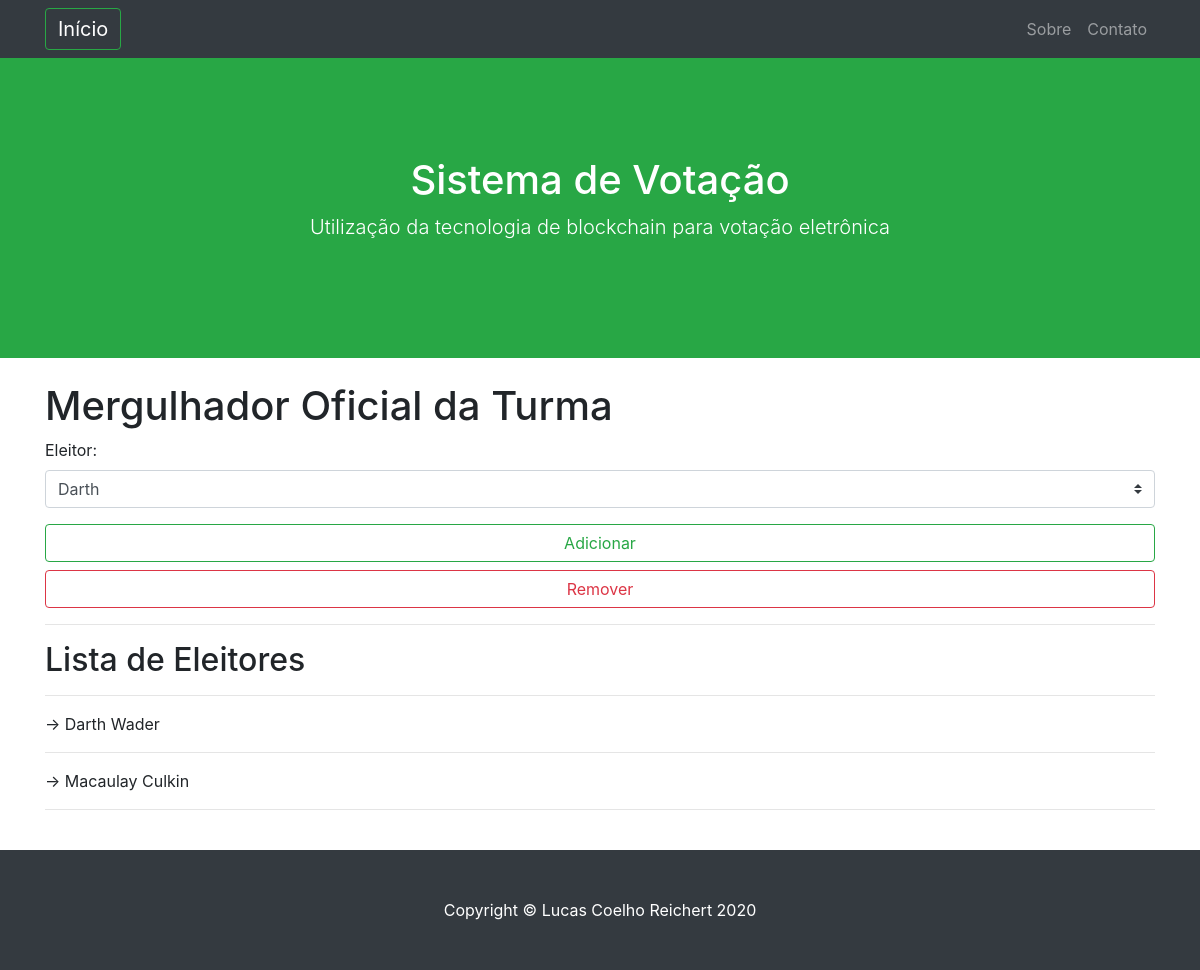
Before: /eleicoes/adicionarEleitores/3 with the older database file.
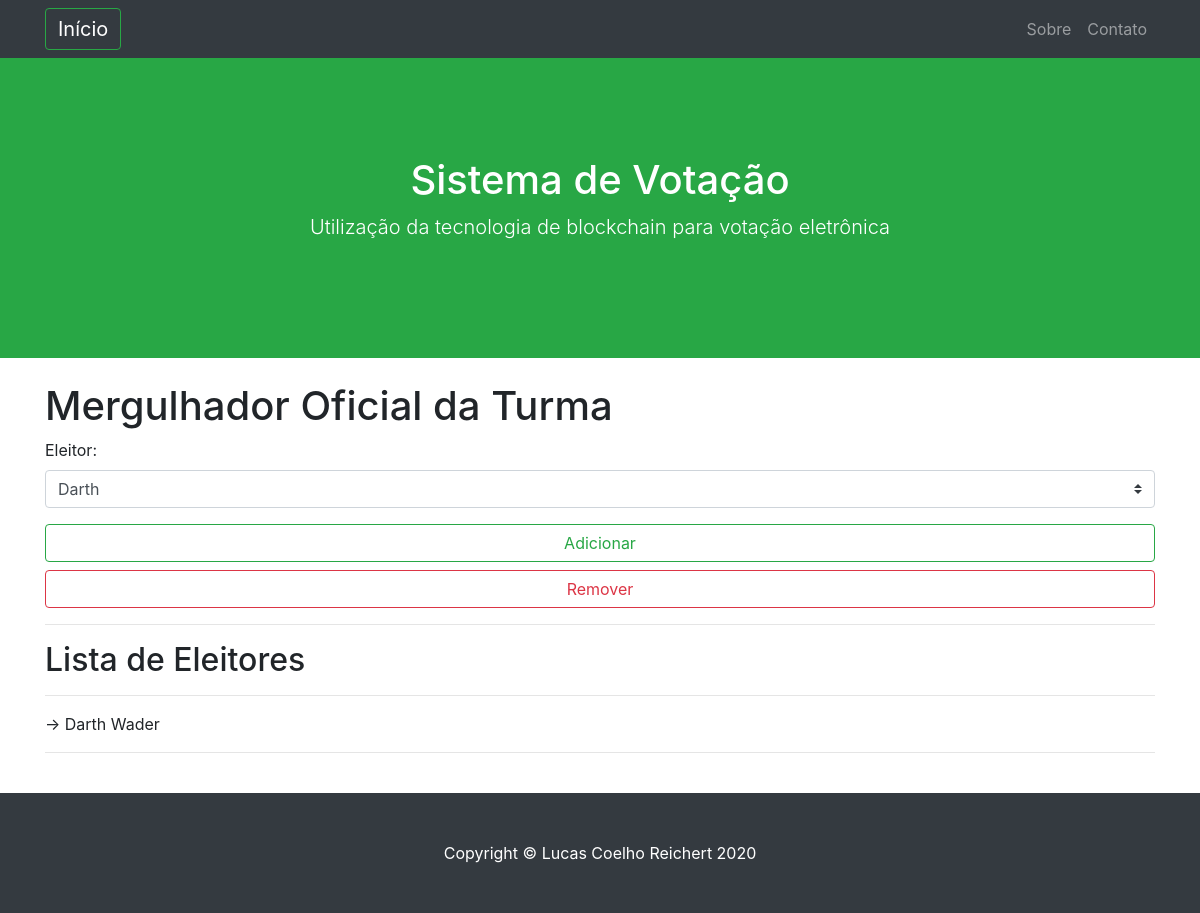
After: the same page with the newer database file.
### eleicoes/models.py (models this page shows, shortened)
class Eleicao_eleitor(models.Model):
    eleicao = models.ForeignKey(Eleicao, on_delete=models.CASCADE, default="") #chave estrangeira da tabela eleicao
    eleitor = models.ForeignKey(Usuario, on_delete=models.CASCADE, default="") #chave estrangeira da tabela usuario

### usuarios/models.py (models this page shows, shortened)
class Usuario(models.Model):
    usuario = models.CharField(max_length=40)
    nome =  models.CharField(max_length=40)
    sobrenome =  models.CharField(max_length=40)
    email = models.EmailField(max_length=100)
    senha = models.CharField(max_length=50)
    foto = models.FileField(upload_to=get_file_path) #chamando a função de definição de nome para nomear o arquivo recebido
    tipo = models.CharField(max_length=20, choices=(("Administrador", _("Administrador")),  #criação do modelo de opções do tipo de usuário
                                        ("Eleitor", _("Eleitor")),
                                        ("Candidato", _("Candidato"))),
                                default="Eleitor") # vai definir Eleitor como a opção default
    curso = models.ForeignKey(Curso, on_delete=models.CASCADE, default="") #chave estrangeira da tabela curso
    def __str__(self):
        return self.nome

### eleicoes/views.py (the view)
# urls.py: url(r'^adicionarEleitores/(?P<pk>[0-9]+)$', views.cadastro_eleicao_eleitores, name='addEleitores'),
def cadastro_eleicao_eleitores(request, pk): #  ligação entre as tabelas eleições e seus respectivos candidatos
    eleicao = get_object_or_404(Eleicao, pk=pk) # criando um objeto de eleicao para ser utilizado na tela de adição de candidatos
    eleicao_eleitores = Eleicao_eleitor.objects.all() # buscando os objetos referentes aos candidatos da eleição objeto de candidatos para ser utilizado na tela de adição de candidatos
    existe=False
    if request.method == 'POST': # se o formulário foi submetido
        form = CadastroFormEleicao_eleitores(request.POST) # Criar o formulário
        if form.is_valid(): # se todos os campos forem inseridos corretamente
            aux = form.save(commit=False)
            aux.eleicao = eleicao # realizando a ligação da tabela eleição com Eleicao_eleitores
            for e_e in eleicao_eleitores: #só permitir um cadastro de cada eleitor
                if e_e.eleitor.pk == aux.eleitor.pk and e_e.eleicao.pk == eleicao.pk : #teste para verificar se já há o registro no banco
                    existe = True; # caso exista, existe vira true
            if request.POST['bt'] == "adicionar":
                print('adicionar')
                if not existe: # realiza o commit apenas se não existir o registro no banco
                    aux.save();
            if request.POST['bt'] == "remover": #caso seja clicado no botão remover, será deletado o registro que contém o respectivo eleitor na respectiva eleição
                print('remover')
                Eleicao_eleitor.objects.filter(eleicao__pk=pk, eleitor=aux.eleitor).delete() #encontrar o respectiva linha na tabela e depois deletar a mesma
            return redirect('addEleitores', pk)
    else:
        form = CadastroFormEleicao_eleitores()
    eleicao_eleitores = Eleicao_eleitor.objects.filter(eleicao__pk=pk)
    context = { # variável utilizada para encaminhar as informações para a tela de cadastro
        'form': form,
        'eleicao': eleicao,
        'eleicao_eleitores': eleicao_eleitores,
    }
    return render(request, 'eleicoes/addEleitores.html', context)

### eleicoes/forms.py
class CadastroFormEleicao_eleitores(forms.ModelForm):
    class Meta:
        model = Eleicao_eleitor #definindo o modelo
        fields = ('eleitor',) # selecionando os campos do modelo que serão utilizados
        widgets = { #estilizando os campos com css e definindo
            'eleitor': forms.Select(attrs={'class': 'custom-select', 'maxlenght': 50}), #select para selecionar o eleitor de outra tabela (a chave estrangeira foi definida no model)
        }
        error_messages = { #pesquisar melhor sobre tipos de erros para deixar mais funcional
            'eleitor': {
                'required': 'O campo sobrenome é obrigatório'
            },
        }

### eleicoes/templates/eleicoes/addEleitores.html
{% extends "base.html" %}
{% load static %}
{% block content %}
    <h1>{{eleicao.nome}}</h1>
    <form method="POST" class="post-form">{% csrf_token %}
        <p>
            <label for='id_eleitor'>Eleitor: </label>{{form.eleitor}}
        </p>
        <button type="submit" class="btn btn-outline-success btn-block" name="bt" value="adicionar">Adicionar</button>
        <button type="submit" class="btn btn-outline-danger btn-block" name="bt" value="remover">Remover</button>
    </form>
    <hr>
    <h2>Lista de Eleitores</h2>
    {% for eleicao_eleitor in eleicao_eleitores %}
        <hr>
            -> {{eleicao_eleitor.eleitor}} {{eleicao_eleitor.eleitor.sobrenome}}
    {% endfor %}
    <hr>
{% endblock %}

Changed rows visible on the page:
removed Eleicao_eleitor: eleitor "Macaulay", eleitor.sobrenome "Culkin"
